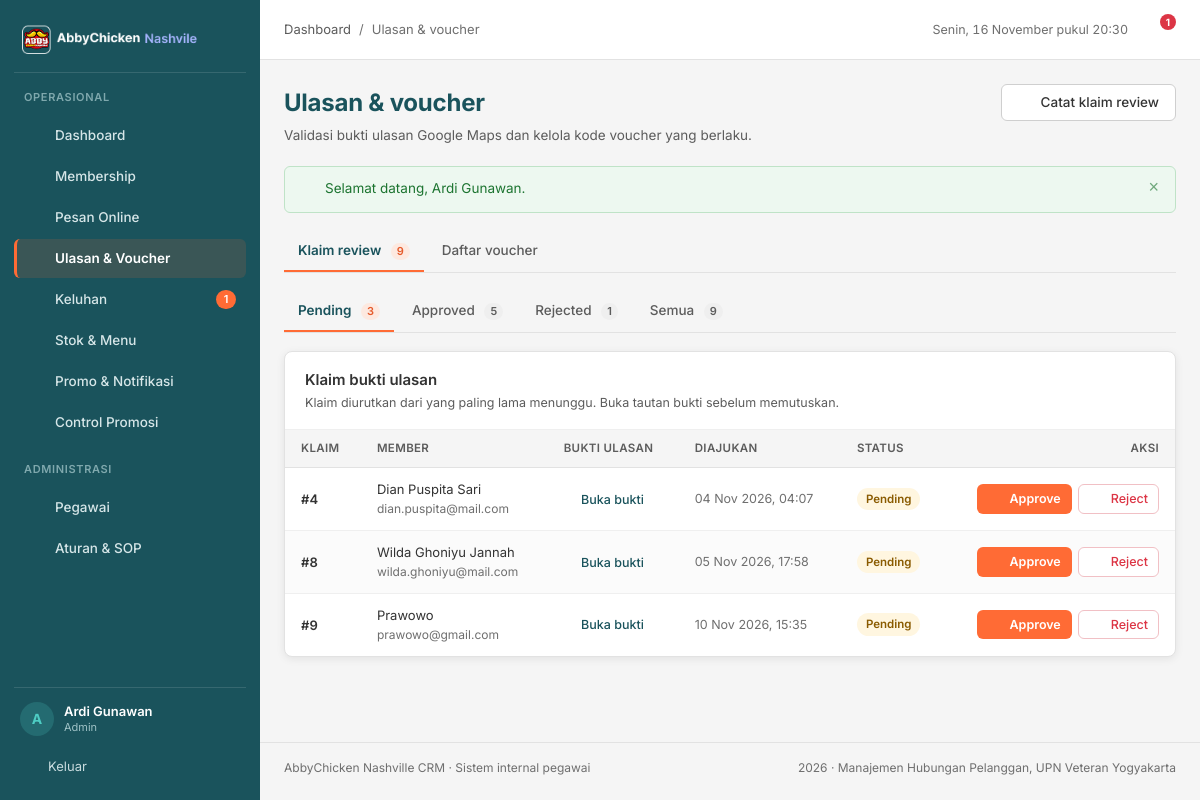
/pages/voucher/index.php (signed in), run on the app's committed database.
### tables this page shows
CREATE TABLE `klaim_review` (
  `klaim_id` int(11) NOT NULL AUTO_INCREMENT,
  `member_id` int(11) NOT NULL,
  `voucher_id` int(11) DEFAULT NULL,
  `pegawai_id` int(11) DEFAULT NULL,
  `url_bukti` varchar(500) NOT NULL,
  `status_validasi` enum('pending','approved','rejected') NOT NULL DEFAULT 'pending',
  `created_at` timestamp NOT NULL DEFAULT current_timestamp(),
  PRIMARY KEY (`klaim_id`),
  KEY `idx_klaim_status` (`status_validasi`),
  KEY `idx_klaim_member` (`member_id`),
  KEY `fk_klaim_voucher` (`voucher_id`),
  KEY `fk_klaim_pegawai` (`pegawai_id`),
  CONSTRAINT `fk_klaim_member` FOREIGN KEY (`member_id`) REFERENCES `member` (`member_id`) ON DELETE CASCADE,
  CONSTRAINT `fk_klaim_pegawai` FOREIGN KEY (`pegawai_id`) REFERENCES `pegawai` (`pegawai_id`) ON DELETE SET NULL,
  CONSTRAINT `fk_klaim_voucher` FOREIGN KEY (`voucher_id`) REFERENCES `voucher` (`voucher_id`) ON DELETE SET NULL
);

CREATE TABLE `member` (
  `member_id` int(11) NOT NULL AUTO_INCREMENT,
  `email` varchar(100) NOT NULL,
  `password` varchar(255) NOT NULL DEFAULT '123456',
  `no_telp` varchar(15) NOT NULL,
  `tgl_join` date NOT NULL,
  `name` varchar(100) NOT NULL,
  `total_poin` int(11) NOT NULL DEFAULT 0,
  `member_status` enum('aktif','nonaktif') NOT NULL DEFAULT 'aktif',
  PRIMARY KEY (`member_id`),
  UNIQUE KEY `uq_member_email` (`email`),
  KEY `idx_member_nama` (`name`),
  KEY `idx_member_status` (`member_status`)
);

### pages/voucher/index.php (the view, shortened to what this page needs)
<?php
require_once __DIR__ . '/../../config/database.php';
$tab = $_GET['tab'] ?? 'klaim';
$status_klaim = $_GET['status'] ?? 'pending';
$sql = "SELECT k.*, m.name AS nama_member, m.email, m.member_status, v.kode_voucher, pg.nama AS nama_validator
    FROM klaim_review k
    JOIN member m ON m.member_id = k.member_id
    LEFT JOIN voucher v ON v.voucher_id = k.voucher_id
    LEFT JOIN pegawai pg ON pg.pegawai_id = k.pegawai_id
    WHERE 1=1";
$params = [];
$types  = '';
if ($status_klaim !== 'semua') {
    $sql .= ' AND k.status_validasi = ?';
    $params[] = $status_klaim;
    $types .= 's';
}
$sql .= ' ORDER BY k.created_at ASC';
$stmt = mysqli_prepare($conn, $sql);
if ($params) {
    mysqli_stmt_bind_param($stmt, $types, ...$params);
}
mysqli_stmt_execute($stmt);
$klaim_list = mysqli_stmt_get_result($stmt);
$hitung_klaim = mysqli_fetch_assoc(mysqli_query($conn, "SELECT
    SUM(status_validasi = 'pending') AS pending,
    SUM(status_validasi = 'approved') AS approved,
    SUM(status_validasi = 'rejected') AS rejected,
    COUNT(*) AS total FROM klaim_review"));
$voucher_aktif_untuk_approve = mysqli_query($conn, "SELECT voucher_id, kode_voucher, potongan_harga, valid_until
    FROM voucher WHERE is_valid = 1 AND deleted_at IS NULL AND valid_until >= CURDATE()
    ORDER BY potongan_harga DESC");
$voucher_tersedia = [];
while ($v = mysqli_fetch_assoc($voucher_aktif_untuk_approve)) {
    $voucher_tersedia[] = $v;
}
if ($tab === 'voucher') {
    $page_actions = '<a class="btn btn--primary" href="' . e(base_url('pages/voucher/tambah.php')) . '">' . icon('plus', 16) . ' Buat voucher</a>';
} else {
    $page_actions = '<a class="btn btn--secondary" href="' . e(base_url('pages/voucher/ulasan.php')) . '">' . icon('plus', 16) . ' Catat klaim review</a>';
}
require_once __DIR__ . '/../../includes/header.php';
?>
<nav class="tabs" aria-label="Bagian ulasan dan voucher">
  <a class="tab<?= $tab === 'klaim' ? ' is-active' : '' ?>" href="?tab=klaim">
    Klaim review <span class="tab__count"><?= (int) $hitung_klaim['total'] ?></span>
  </a>
  <a class="tab<?= $tab === 'voucher' ? ' is-active' : '' ?>" href="?tab=voucher">
    Daftar voucher
  </a>
</nav>
<?php if ($tab === 'klaim'): ?>
  <nav class="tabs" aria-label="Filter status klaim">
    <?php
    $tab_klaim = [
        'pending'  => ['Pending', (int) $hitung_klaim['pending']],
        'approved' => ['Approved', (int) $hitung_klaim['approved']],
        'rejected' => ['Rejected', (int) $hitung_klaim['rejected']],
        'semua'    => ['Semua', (int) $hitung_klaim['total']],
    ];
    foreach ($tab_klaim as $key => [$label, $jumlah]):
    ?>
      <a class="tab<?= $status_klaim === $key ? ' is-active' : '' ?>" href="?tab=klaim&status=<?= e($key) ?>">
        <?= e($label) ?> <span class="tab__count"><?= $jumlah ?></span>
      </a>
    <?php endforeach; ?>
  </nav>
  <article class="card">
    <div class="card__head">
      <div>
        <h2>Klaim bukti ulasan</h2>
        <p>Klaim diurutkan dari yang paling lama menunggu. Buka tautan bukti sebelum memutuskan.</p>
      </div>
    </div>
    <div class="table-wrap">
      <?php if (mysqli_num_rows($klaim_list) === 0): ?>
        <div class="empty">
          <div class="empty__icon"><?= icon('voucher', 20) ?></div>
          <h3>Tidak ada klaim pada status ini</h3>
          <p><?= $status_klaim === 'pending' ? 'Semua klaim sudah diproses. Klaim baru dari member akan muncul di sini.' : 'Coba pilih tab status lain untuk melihat riwayat klaim.' ?></p>
        </div>
      <?php else: ?>
        <table class="table">
          <thead>
            <tr>
              <th>Klaim</th>
              <th>Member</th>
              <th>Bukti ulasan</th>
              <th>Diajukan</th>
              <th>Status</th>
              <th class="col-actions">Aksi</th>
            </tr>
          </thead>
          <tbody>
            <?php while ($k = mysqli_fetch_assoc($klaim_list)): ?>
              <tr>
                <td>
                  <div class="cell-stack">
                    <span class="strong">#<?= (int) $k['klaim_id'] ?></span>
                  </div>
                </td>
                <td>
                  <div class="cell-stack">
                    <span><?= e($k['nama_member']) ?></span>
                    <small><?= e($k['email']) ?></small>
                  </div>
                </td>
                <td>
                  <a class="link-quiet" href="<?= e($k['url_bukti']) ?>" target="_blank" rel="noopener noreferrer">
                    <?= icon('link', 14) ?> Buka bukti
                  </a>
                </td>
                <td class="muted nowrap"><?= e(tanggal_id($k['created_at'], true)) ?></td>
                <td>
                  <?= badge_klaim($k['status_validasi']) ?>
                </td>
                <td class="col-actions">
                  <?php if ($k['status_validasi'] === 'pending'): ?>
                    <?php if ($k['member_status'] !== 'aktif'): ?>
                      <span class="text-small text-muted">Member nonaktif</span>
                    <?php elseif (empty($voucher_tersedia)): ?>
                      <a class="btn btn--secondary btn--sm" href="<?= e(base_url('pages/voucher/tambah.php')) ?>">Buat voucher dulu</a>
                    <?php else: ?>
                      <span class="btn-group">
                        <button class="btn btn--primary btn--sm" type="button"
                                data-modal-open="#modalApprove"
                                data-klaim-id="<?= (int) $k['klaim_id'] ?>"
                                data-klaim-member="<?= e($k['nama_member']) ?>">
                          <?= icon('check', 15) ?> Approve
                        </button>
                        <form class="inline-form" method="post" action="<?= e(base_url('pages/voucher/proses.php')) ?>"
                              data-confirm="Tolak klaim review dari <?= e($k['nama_member']) ?>?">
                          <button class="btn btn--danger btn--sm" type="submit"><?= icon('close', 15) ?> Reject</button>
                        </form>
                      </span>
                    <?php endif; ?>
                  <?php else: ?>
                    <span class="text-small text-muted">Sudah diproses</span>
                  <?php endif; ?>
                </td>
              </tr>
            <?php endwhile; ?>
          </tbody>
        </table>
      <?php endif; ?>
    </div>
  </article>
<?php endif; ?>
<?php require_once __DIR__ . '/../../includes/footer.php'; ?>

### includes/functions.php (shortened to what this page needs)
<?php
function e($value)
{
    return htmlspecialchars((string) $value, ENT_QUOTES, 'UTF-8');
}
function tanggal_id($datetime, $dengan_jam = false)
{
    $bulan = [1 => 'Jan', 'Feb', 'Mar', 'Apr', 'Mei', 'Jun', 'Jul', 'Agu', 'Sep', 'Okt', 'Nov', 'Des'];
    $ts = strtotime($datetime);
    $teks = date('d', $ts) . ' ' . $bulan[(int) date('n', $ts)] . ' ' . date('Y', $ts);
    if ($dengan_jam) {
        $teks .= ', ' . date('H:i', $ts);
    }
    return $teks;
}
function badge_klaim($status)
{
    $peta = [
        'pending'  => ['Pending', 'badge--warning'],
        'approved' => ['Approved', 'badge--success'],
        'rejected' => ['Rejected', 'badge--danger'],
    ];
    [$label, $kelas] = $peta[$status] ?? [ucfirst((string) $status), 'badge--neutral'];
    return '<span class="badge ' . $kelas . '">' . e($label) . '</span>';
}
function icon($nama, $ukuran = 18)
{
    $isi = $path[$nama] ?? $path['dashboard'];
    return '<svg class="icon" width="' . (int) $ukuran . '" height="' . (int) $ukuran . '" viewBox="0 0 24 24" fill="none" '
        . 'stroke="currentColor" stroke-width="1.6" stroke-linecap="round" stroke-linejoin="round" aria-hidden="true">'
        . $isi . '</svg>';
}
function base_url($path = '')
{
    $root = rtrim(str_replace('\\', '/', dirname($_SERVER['SCRIPT_NAME'] ?? '/')), '/');
    if (preg_match('#^(.*?)/(?:pages|api)(?:/.*)?$#', $root, $m)) {
        $root = $m[1];
    }
    return $root . '/' . ltrim($path, '/');
}

### assets/css/style.css (style rules this page uses)
:root { --teal-dark: #1A535C; --teal-dark-2: #14444B; --teal: #4ECDC4; --orange: #FF6B35; --orange-dark: #E55A2B; --white: #FFFFFF; --gray-50: #F5F5F5; --gray-100: #EFEFEF; --gray-200: #E2E2E2; --gray-300: #CFCFCF; --gray-500: #6F6F6F; --gray-600: #5C5C5C; --gray-900: #333333; --green: #28A745; --red: #DC3545; --amber: #E0A106; --blue: #2B7FD4; --radius-card: 8px; --radius-control: 6px; --shadow-card: 0 2px 8px rgba(0, 0, 0, 0.08); --sidebar-w: 260px; --font: 'Inter', -apple-system, BlinkMacSystemFont, 'Segoe UI', sans-serif; }
*, *::before, *::after { box-sizing: border-box; }
html { -webkit-text-size-adjust: 100%; }
body { margin: 0; font-family: var(--font); font-size: 14px; line-height: 1.55; color: var(--gray-900); background: var(--gray-50); -webkit-font-smoothing: antialiased; }
h1, h2, h3, h4, p, ul, ol, figure { margin: 0; }
h2 { font-size: 20px; font-weight: 600; }
small { font-size: 12px; }
a { color: var(--teal-dark); text-decoration: none; }
.icon { flex: none; }
.card { background: var(--white); border: 1px solid var(--gray-200); border-radius: var(--radius-card); box-shadow: var(--shadow-card); }
.card__head { display: flex; align-items: flex-start; gap: 12px; padding: 16px 20px; border-bottom: 1px solid var(--gray-100); }
.card__head h2 { font-size: 15px; font-weight: 600; color: var(--gray-900); }
.card__head p { margin-top: 2px; font-size: 12.5px; color: var(--gray-600); }
.btn { display: inline-flex; align-items: center; justify-content: center; gap: 7px; padding: 8px 16px; border: 1px solid transparent; border-radius: var(--radius-control); font-family: inherit; font-size: 13.5px; font-weight: 500; line-height: 1.4; cursor: pointer; text-decoration: none; white-space: nowrap; transition: background-color 120ms ease, border-color 120ms ease, color 120ms ease; }
.btn--primary { background: var(--orange); color: var(--white); font-weight: 600; }
.btn--secondary { background: var(--white); border-color: var(--gray-300); color: var(--gray-900); }
.btn--danger { background: var(--white); border-color: #F1C0C5; color: var(--red); }
.btn--sm { padding: 5px 10px; font-size: 12.5px; }
.btn-group { display: inline-flex; gap: 6px; align-items: center; }
.badge { display: inline-flex; align-items: center; gap: 5px; padding: 2px 9px; border-radius: 999px; font-size: 11.5px; font-weight: 600; line-height: 1.6; white-space: nowrap; }
.badge--warning { background: #FFF6E0; color: #8A5B00; }
.table-wrap { width: 100%; overflow-x: auto; }
.table { width: 100%; border-collapse: collapse; font-size: 13px; }
.table thead th { text-align: left; padding: 10px 16px; background: var(--gray-50); border-bottom: 1px solid var(--gray-200); font-size: 11.5px; font-weight: 600; letter-spacing: 0.03em; text-transform: uppercase; color: var(--gray-600); white-space: nowrap; }
.table tbody td { padding: 11px 16px; border-bottom: 1px solid var(--gray-100); vertical-align: middle; }
.table tbody tr:nth-child(even) { background: #FBFBFB; }
.table tbody tr:last-child td { border-bottom: none; }
.table .col-actions { text-align: right; white-space: nowrap; }
.table .strong { font-weight: 600; }
.table .muted { color: var(--gray-500); font-size: 12.5px; }
.cell-stack { display: flex; flex-direction: column; gap: 1px; min-width: 0; }
.cell-stack small { color: var(--gray-500); }
.tabs { display: flex; gap: 4px; border-bottom: 1px solid var(--gray-200); margin-bottom: 18px; overflow-x: auto; }
.tab { padding: 9px 14px; font-size: 13.5px; font-weight: 500; color: var(--gray-600); border-bottom: 2px solid transparent; text-decoration: none; white-space: nowrap; }
.tab.is-active { color: var(--teal-dark); border-bottom-color: var(--orange); font-weight: 600; }
.tab__count { display: inline-block; margin-left: 6px; padding: 0 6px; border-radius: 9px; background: var(--gray-100); color: var(--gray-600); font-size: 11px; font-weight: 600; }
.tab.is-active .tab__count { background: #FDE9E0; color: var(--orange-dark); }
.nowrap { white-space: nowrap; }
.inline-form { display: inline-flex; }
.link-quiet { color: var(--teal-dark); font-weight: 500; font-size: 12.5px; }

### data on the page
klaim_review: klaim_id "4", member.name "Dian Puspita Sari", member.email "dian.puspita@mail.com", $ukuran 14 (drawn), created_at "04 Nov 2026, 04:07"
klaim_review: klaim_id "8", member.name "Wilda Ghoniyu Jannah", member.email "wilda.ghoniyu@mail.com", $ukuran 14 (drawn), created_at "05 Nov 2026, 17:58"
klaim_review: klaim_id "9", member.name "Prawowo", member.email "prawowo@gmail.com", $ukuran 14 (drawn), created_at "10 Nov 2026, 15:35"

### other printed values
$item['label'] "Dashboard"
$item['label'] "Membership"
$item['label'] "Pesan Online"
$item['label'] "Ulasan & Voucher"
$item['label'] "Keluhan"
$tiket_terbuka "1"
$item['label'] "Stok & Menu"
$item['label'] "Promo & Notifikasi"
$item['label'] "Control Promosi"
$item['label'] "Pegawai"
$item['label'] "Aturan & SOP"
mb_substr($nama_pegawai, 0, 1) "A"
$nama_pegawai "Ardi Gunawan"
$role_pegawai "Admin"
$page_title "Ulasan & voucher"
